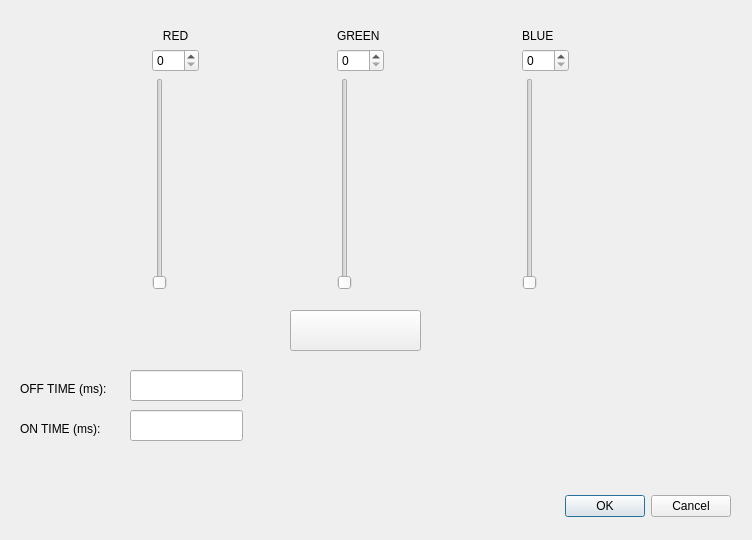
<?xml version="1.0" encoding="UTF-8"?>
<ui version="4.0">
 <class>AnimationRGB</class>
 <widget class="QDialog" name="AnimationRGB">
  <property name="geometry">
   <rect>
    <x>0</x>
    <y>0</y>
    <width>752</width>
    <height>540</height>
   </rect>
  </property>
  <property name="windowTitle">
   <string>RGB &amp; Animation Set Menu</string>
  </property>
  <widget class="QDialogButtonBox" name="buttonBox">
   <property name="geometry">
    <rect>
     <x>390</x>
     <y>490</y>
     <width>341</width>
     <height>32</height>
    </rect>
   </property>
   <property name="orientation">
    <enum>Qt::Horizontal</enum>
   </property>
   <property name="standardButtons">
    <set>QDialogButtonBox::Cancel|QDialogButtonBox::Ok</set>
   </property>
  </widget>
  <widget class="QWidget" name="gridLayoutWidget">
   <property name="geometry">
    <rect>
     <x>20</x>
     <y>29</y>
     <width>681</width>
     <height>261</height>
    </rect>
   </property>
   <layout class="QGridLayout" name="gridLayout">
    <item row="1" column="0">
     <widget class="QSpinBox" name="spinBox">
      <property name="toolTipDuration">
       <number>0</number>
      </property>
      <property name="maximum">
       <number>255</number>
      </property>
     </widget>
    </item>
    <item row="0" column="0">
     <widget class="QLabel" name="label">
      <property name="text">
       <string>RED</string>
      </property>
      <property name="alignment">
       <set>Qt::AlignCenter</set>
      </property>
     </widget>
    </item>
    <item row="2" column="0">
     <widget class="QSlider" name="verticalSlider">
      <property name="maximum">
       <number>255</number>
      </property>
      <property name="orientation">
       <enum>Qt::Vertical</enum>
      </property>
     </widget>
    </item>
    <item row="0" column="1">
     <widget class="QLabel" name="label_2">
      <property name="text">
       <string>GREEN</string>
      </property>
     </widget>
    </item>
    <item row="1" column="1">
     <widget class="QSpinBox" name="spinBox_2">
      <property name="maximum">
       <number>255</number>
      </property>
     </widget>
    </item>
    <item row="2" column="1">
     <widget class="QSlider" name="verticalSlider_2">
      <property name="maximum">
       <number>255</number>
      </property>
      <property name="orientation">
       <enum>Qt::Vertical</enum>
      </property>
     </widget>
    </item>
    <item row="0" column="2">
     <widget class="QLabel" name="label_3">
      <property name="text">
       <string>BLUE</string>
      </property>
     </widget>
    </item>
    <item row="1" column="2">
     <widget class="QSpinBox" name="spinBox_3">
      <property name="maximum">
       <number>255</number>
      </property>
     </widget>
    </item>
    <item row="2" column="2">
     <widget class="QSlider" name="verticalSlider_3">
      <property name="maximum">
       <number>255</number>
      </property>
      <property name="orientation">
       <enum>Qt::Vertical</enum>
      </property>
     </widget>
    </item>
   </layout>
  </widget>
  <widget class="QPushButton" name="pushButton">
   <property name="geometry">
    <rect>
     <x>290</x>
     <y>310</y>
     <width>131</width>
     <height>41</height>
    </rect>
   </property>
   <property name="text">
    <string/>
   </property>
  </widget>
  <widget class="QLabel" name="label_4">
   <property name="geometry">
    <rect>
     <x>20</x>
     <y>380</y>
     <width>111</width>
     <height>17</height>
    </rect>
   </property>
   <property name="text">
    <string>OFF TIME (ms):</string>
   </property>
  </widget>
  <widget class="QLineEdit" name="lineEdit">
   <property name="geometry">
    <rect>
     <x>130</x>
     <y>370</y>
     <width>113</width>
     <height>31</height>
    </rect>
   </property>
  </widget>
  <widget class="QLineEdit" name="lineEdit_2">
   <property name="geometry">
    <rect>
     <x>130</x>
     <y>410</y>
     <width>113</width>
     <height>31</height>
    </rect>
   </property>
  </widget>
  <widget class="QLabel" name="label_5">
   <property name="geometry">
    <rect>
     <x>20</x>
     <y>420</y>
     <width>111</width>
     <height>17</height>
    </rect>
   </property>
   <property name="text">
    <string>ON TIME (ms):</string>
   </property>
  </widget>
 </widget>
 <resources/>
 <connections>
  <connection>
   <sender>buttonBox</sender>
   <signal>rejected()</signal>
   <receiver>AnimationRGB</receiver>
   <slot>reject()</slot>
   <hints>
    <hint type="sourcelabel">
     <x>316</x>
     <y>260</y>
    </hint>
    <hint type="destinationlabel">
     <x>286</x>
     <y>274</y>
    </hint>
   </hints>
  </connection>
  <connection>
   <sender>buttonBox</sender>
   <signal>accepted()</signal>
   <receiver>AnimationRGB</receiver>
   <slot>accept()</slot>
   <hints>
    <hint type="sourcelabel">
     <x>248</x>
     <y>254</y>
    </hint>
    <hint type="destinationlabel">
     <x>157</x>
     <y>274</y>
    </hint>
   </hints>
  </connection>
 </connections>
</ui>
